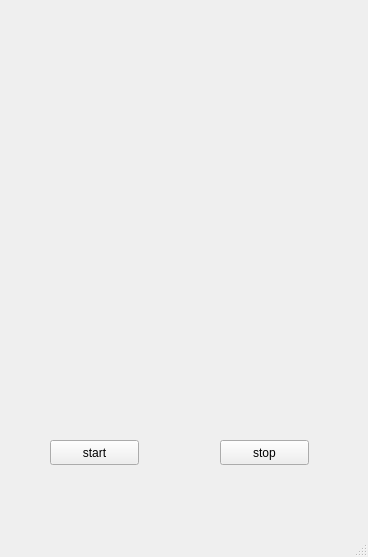
<?xml version="1.0" encoding="UTF-8"?>
<ui version="4.0">
 <class>MainWindow</class>
 <widget class="QMainWindow" name="MainWindow">
  <property name="geometry">
   <rect>
    <x>0</x>
    <y>0</y>
    <width>368</width>
    <height>557</height>
   </rect>
  </property>
  <property name="windowTitle">
   <string>MainWindow</string>
  </property>
  <widget class="QWidget" name="centralwidget">
   <widget class="QPushButton" name="start_button">
    <property name="geometry">
     <rect>
      <x>50</x>
      <y>440</y>
      <width>89</width>
      <height>25</height>
     </rect>
    </property>
    <property name="text">
     <string>start</string>
    </property>
   </widget>
   <widget class="QPushButton" name="stop_button">
    <property name="geometry">
     <rect>
      <x>220</x>
      <y>440</y>
      <width>89</width>
      <height>25</height>
     </rect>
    </property>
    <property name="text">
     <string>stop</string>
    </property>
   </widget>
   <widget class="QLabel" name="label">
    <property name="geometry">
     <rect>
      <x>140</x>
      <y>260</y>
      <width>67</width>
      <height>17</height>
     </rect>
    </property>
    <property name="text">
     <string/>
    </property>
   </widget>
  </widget>
  <widget class="QMenuBar" name="menubar">
   <property name="geometry">
    <rect>
     <x>0</x>
     <y>0</y>
     <width>368</width>
     <height>22</height>
    </rect>
   </property>
  </widget>
  <widget class="QStatusBar" name="statusbar"/>
 </widget>
 <resources/>
 <connections/>
</ui>
